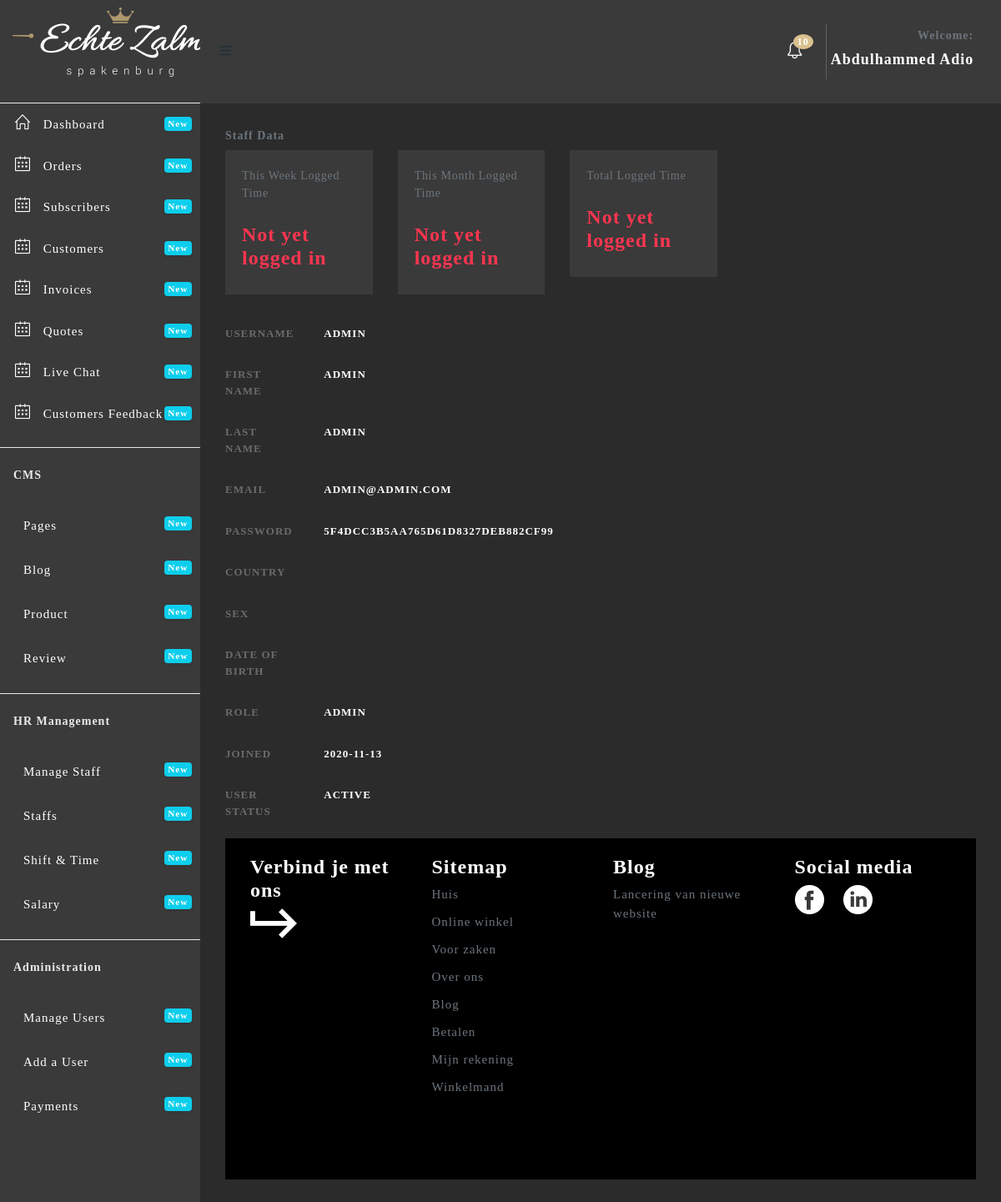
The app's page /admin/view-staff.php?sid=19 (signed in) with its own data.
### tables this page shows
CREATE TABLE `user_role_management` (
  `id` int(11) NOT NULL,
  `user_id` int(11) DEFAULT NULL,
  `menu_id` int(11) DEFAULT NULL,
  `status` tinyint(1) DEFAULT NULL
);

CREATE TABLE `menu` (
  `id` int(11) NOT NULL,
  `menu_name` varchar(255) DEFAULT NULL,
  `link` varchar(255) DEFAULT NULL,
  `icon_name` varchar(255) DEFAULT NULL,
  `level` int(2) NOT NULL
);

CREATE TABLE `users` (
  `id` int(11) NOT NULL,
  `fname` varchar(255) DEFAULT NULL,
  `lname` varchar(255) DEFAULT NULL,
  `username` varchar(255) DEFAULT NULL,
  `email` varchar(255) DEFAULT NULL,
  `password` varchar(255) DEFAULT NULL,
  `country` varchar(255) DEFAULT NULL,
  `sex` varchar(255) DEFAULT NULL,
  `dob` varchar(255) DEFAULT NULL,
  `joined` varchar(255) DEFAULT NULL,
  `role` varchar(255) DEFAULT NULL,
  `status` tinyint(1) DEFAULT NULL
);

### admin/view-staff.php (the view, shortened to what this page needs)
<?php include 'header.php';?>
<?php
if(isset($_GET['sid']) && $_GET['sid'] != ''){
include '../includes/connection.php';
    $id = $_GET['sid'];
    $queryWeek = $connect2db->query("SELECT SEC_TO_TIME(SUM(TIME_TO_SEC(time))) as timespent FROM tbl_activity WHERE user_id= '$id' AND YEARWEEK(date) = YEARWEEK(NOW()) ORDER BY `id` DESC");
    $wk = $queryWeek->fetch();
    $totalWeekLog = $wk->timespent;
    $queryMonth = $connect2db->query("SELECT SEC_TO_TIME(SUM(TIME_TO_SEC(time))) as timespent FROM tbl_activity WHERE user_id= '$id' AND MONTH(date) = MONTH(NOW()) ORDER BY `id` DESC");
    $mn = $queryMonth->fetch();
    $totalMonthLog = $mn->timespent;
    $twt = $connect2db->query("SELECT SEC_TO_TIME(SUM(TIME_TO_SEC(time))) as timespent FROM tbl_activity WHERE user_id= '$id' ORDER BY `id` DESC");
    $wholeTime = $twt->fetch();
    $wholeTimeLog = $wholeTime->timespent;
    $select = $connect2db->query("SELECT * FROM users WHERE id= '" . (int)$_GET['sid'] . "'");
    if($row = $select->fetch()){
    $username = $row->username;
    $firstName =$row->fname;
    $lastName= $row->lname;
    $email = $row->email;
    $password = $row->password;
    $country = $row->country;
    $sex = $row->sex;
    $dob = $row->dob;
    $role = $row->role;
    $joined = $row->joined;
    $status = $row->status;
  }
}
?>
  <div class="content-wrapper" style="background: #2B2B2B;">
    <div class="container-fluid">
    	<br><br><br>
    	<div class="row mt-3">
    		<div class="col-12 col-lg-8 col-xl-8">
           <h6 class="text-muted"> Staff Data </h6>
    			<div class="row">
    				<div class="col-12 col-lg-6 col-xl-4">
          <div class="card" style="background: #3A3A3A;">
            <div class="card-body">
              <div class="media">
              <div class="media-body text-left">
              	<span class="text-muted">This Week Logged Time</span>
                <h4 class="text-white"><?php if($totalWeekLog ==''){echo '<p class=text-danger>Not yet logged in</p>';}else{echo $totalWeekLog;}?></h4>
              </div>
            </div>
            </div>
          </div>
        </div>
         <div class="col-12 col-lg-6 col-xl-4">
          <div class="card" style="background: #3A3A3A;">
            <div class="card-body">
              <div class="media">
              <div class="media-body text-left">
              	<span class="text-muted">This Month Logged Time</span>
                <h4 class="text-white"><?php if($totalWeekLog ==''){echo '<p class=text-danger>Not yet logged in</p>';}else{echo $totalMonthLog;}?></h4>
              </div>
            </div>
            </div>
          </div>
        </div>
         <div class="col-12 col-lg-6 col-xl-4">
          <div class="card" style="background: #3A3A3A;">
            <div class="card-body">
              <div class="media">
              <div class="media-body text-left">
              	<span class="text-muted">Total Logged Time</span>
                <h4 class="text-white"><?php if($totalWeekLog ==''){echo '<p class=text-danger>Not yet logged in</p>';}else{echo $wholeTimeLog; }?></h4>
              </div>
            </div>
            </div>
          </div>
        </div>
<div class="container">
              <div class="form-group row">
                <label for="username" class="col-sm-2 col-form-label">Username</label>
                <div class="col-sm-10">
                  <label class="col-sm-10 text-white col-form-label"> <?php if(empty($username)){echo ' -- --';}else{echo $username; }?> </label>
                </div>
              </div>
              <div class="form-group row">
                <label for="firstName" class="col-sm-2 col-form-label">First Name</label>
                <div class="col-sm-10">
                  <label class="col-sm-10 text-white col-form-label"> <?php echo $firstName; ?> </label>
                </div>
              </div>
              <div class="form-group row">
                <label for="lastName" class="col-sm-2 col-form-label">Last Name</label>
                <div class="col-sm-10">
                  <label class="col-sm-10 text-white col-form-label"> <?php echo $lastName; ?> </label>
                </div>
              </div>
              <div class="form-group row">
                <label for="email" class="col-sm-2 col-form-label">Email</label>
                <div class="col-sm-10">
                  <label class="col-sm-10 text-white col-form-label"> <?php echo $email; ?></label>
                </div>
              </div>
              <div class="form-group row">
                <label for="firstName" class="col-sm-2 col-form-label">Password</label>
                <div class="col-sm-10">
                 <label class="col-sm-10 text-white col-form-label"> <?php echo $password; ?></label>
                </div>
              </div>
              <div class="form-group row">
                <label for="username" class="col-sm-2 col-form-label">Country</label>
                <div class="col-sm-10">
                  <label class="col-sm-10 text-white col-form-label"> <?php echo $country; ?> </label>
                </div>
              </div>
              <div class="form-group row">
                <label for="firstName" class="col-sm-2 col-form-label">Sex</label>
                <div class="col-sm-10">
                  <label class="col-sm-10 text-white col-form-label"> <?php echo $sex; ?> </label>
                </div>
              </div>
              <div class="form-group row">
                <label for="lastName" class="col-sm-2 col-form-label">Date of Birth</label>
                <div class="col-sm-10">
                  <label class="col-sm-10 text-white col-form-label"> <?php echo $dob; ?> </label>
                </div>
              </div>
              <div class="form-group row">
                <label for="email" class="col-sm-2 col-form-label">Role</label>
                <div class="col-sm-10">
                  <label class="col-sm-10 text-white col-form-label"> <?php echo $role; ?></label>
                </div>
              </div>
              <div class="form-group row">
                <label for="firstName" class="col-sm-2 col-form-label">Joined</label>
                <div class="col-sm-10">
                 <label class="col-sm-10 text-white col-form-label"> <?php echo $joined; ?></label>
                </div>
              </div>
              <div class="form-group row">
                <label for="firstName" class="col-sm-2 col-form-label">User Status </label>
                <div class="col-sm-10">
                  <label class="col-sm-10 text-white col-form-label"> <?php if($status ==1){echo 'Active';}else{echo 'Pending';} ?></label>
                </div>
              </div>
</div>
      	</div>
    </div>
   </div>
<?php include 'footer.php';?>

### admin/header.php (shortened to what this page needs)
<!DOCTYPE html>
<html lang="en">
<head>
  <link href="assets/plugins/fullcalendar/css/fullcalendar.min.css" rel='stylesheet'/>
  <link href="assets/plugins/bootstrap-datatable/css/dataTables.bootstrap4.min.css" rel="stylesheet" type="text/css">
  <link href="assets/plugins/bootstrap-datatable/css/buttons.bootstrap4.min.css" rel="stylesheet" type="text/css">
  <link href="assets/plugins/vectormap/jquery-jvectormap-2.0.2.css" rel="stylesheet" />
  <link href="assets/plugins/simplebar/css/simplebar.css" rel="stylesheet"/>
  <link href="assets/css/bootstrap.min.css" rel="stylesheet"/>
  <link href="assets/css/animate.css" rel="stylesheet" type="text/css"/>
  <link href="assets/css/icons.css" rel="stylesheet" type="text/css"/>
  <link href="assets/css/sidebar-menu.css" rel="stylesheet"/>
  <link href="assets/css/app-style.css" rel="stylesheet"/>
  <link href="assets/css/poppins.css" rel="stylesheet"/>
   <link href="assets/plugins/select2/css/select2.min.css" rel="stylesheet" />
  <link href="assets/plugins/switchery/css/switchery.min.css" rel="stylesheet" />
  <link href="assets/plugins/bootstrap-switch/bootstrap-switch.min.css" rel="stylesheet">
  <link rel="stylesheet" href="assets/plugins/summernote/dist/summernote-bs4.css"/>
  <link href="assets/plugins/dropzone/css/dropzone.css" rel="stylesheet" type="text/css">
  <link href="assets/plugins/simplebar/css/simplebar.css" rel="stylesheet"/>
</head>
<body style="background: #2B2B2B;">
 <div id="wrapper">
   <div id="sidebar-wrapper" data-simplebar="" data-simplebar-auto-hide="true" style="background: #3A3A3A; color: white;">
     <div class="brand-logo" style="height: 124px; display: table;">
      <a href="../index.php" style="display: table-cell;vertical-align: middle;padding-left:15px;">
       <img src="images/logo-white.png"  alt="logo icon">
     </a>
   </div>
   <ul class="sidebar-menu do-nicescrol">
    <?php
      if (!is_file('no_delete.php')) {
        echo "A file is Missing";
      }else{
        include'../includes/connection.php';
        $id = $_SESSION['id'];
        $getMenu = $connect2db->prepare("SELECT menu.menu_name,menu.link,menu.icon_name,menu.id,user_role_management.menu_id,user_role_management.user_id, menu.level FROM menu JOIN user_role_management ON menu.id =user_role_management.menu_id WHERE menu.level = 1 AND user_role_management.user_id = $id ");
        $getMenu->execute();
        while ($menu = $getMenu->fetch()) {?>
          <li>
        <a href="<?php echo $menu->link?>" class="waves-effect" style="color:#fff">
          <i class="<?php echo($menu->icon_name)?>"></i> <span><?php echo $menu->menu_name?></span>
          <small class="badge float-right badge-info">New</small>
        </a>
      </li>
        <?php }
      }
    ?>
      <hr class="mt-3">
      <li><h6 class="ml-3 text-light mb-4 mt-4">CMS</h6></li>
    <?php
      if (!is_file('no_delete.php')) {
        echo "A file is Missing";
      }else{
        include'../includes/connection.php';
        $id = $_SESSION['id'];
        $getMenu = $connect2db->prepare("SELECT menu.menu_name,menu.link,menu.icon_name,menu.id,user_role_management.menu_id,user_role_management.user_id, menu.level FROM menu JOIN user_role_management ON menu.id =user_role_management.menu_id WHERE menu.level = 2 AND user_role_management.user_id = $id ");
        $getMenu->execute();
        while ($menu = $getMenu->fetch()) {?>
          <li>
        <a href="<?php echo $menu->link?>" class="waves-effect" style="color:#fff">
          <i class="<?php echo($menu->icon_name)?>"></i> <span><?php echo $menu->menu_name?></span>
          <small class="badge float-right badge-info">New</small>
        </a>
      </li>
        <?php }
      }
    ?>
      <hr class="mt-3">
      <li><h6 class="ml-3 text-light mb-4 mt-4">HR Management</h6></li>
    <?php
      if (!is_file('no_delete.php')) {
        echo "A file is Missing";
      }else{
        include'../includes/connection.php';
        $id = $_SESSION['id'];
        $getMenu = $connect2db->prepare("SELECT menu.menu_name,menu.link,menu.icon_name,menu.id,user_role_management.menu_id,user_role_management.user_id, menu.level FROM menu JOIN user_role_management ON menu.id =user_role_management.menu_id WHERE menu.level = 3 AND user_role_management.user_id = $id ");
        $getMenu->execute();
        while ($menu = $getMenu->fetch()) {?>
          <li>
        <a href="<?php echo $menu->link?>" class="waves-effect" style="color:#fff">
          <i class="<?php echo($menu->icon_name)?>"></i> <span><?php echo $menu->menu_name?></span>
          <small class="badge float-right badge-info">New</small>
        </a>
      </li>
        <?php }
      }
    ?>
      <hr class="mt-3">
      <li><h6 class="ml-3 text-light mb-4 mt-4">Administration</h6></li>
    <?php
      if (!is_file('no_delete.php')) {
        echo "A file is Missing";
      }else{
        include'../includes/connection.php';
        $id = $_SESSION['id'];
        $getMenu = $connect2db->prepare("SELECT menu.menu_name,menu.link,menu.icon_name,menu.id,user_role_management.menu_id,user_role_management.user_id, menu.level FROM menu JOIN user_role_management ON menu.id =user_role_management.menu_id WHERE menu.level = 4 AND user_role_management.user_id = $id ");
        $getMenu->execute();
        while ($menu = $getMenu->fetch()) {?>
          <li>
        <a href="<?php echo $menu->link?>" class="waves-effect" style="color:#fff">
          <i class="<?php echo($menu->icon_name)?>"></i> <span><?php echo $menu->menu_name?></span>
          <small class="badge float-right badge-info">New</small>
        </a>
      </li>
        <?php }
      }
    ?>
      <br><br>
    </ul>
   </div>
<header class="topbar-nav" >
 <nav class="navbar navbar-expand fixed-top" style="height: 124px; background: #3A3A3A;">
  <ul class="navbar-nav mr-auto align-items-center">
    <li class="nav-item">
      <a class="nav-link toggle-menu" href="javascript:void();">
       <i class="icon-menu menu-icon"></i>
     </a>
    </li>
  </ul>
  <ul class="navbar-nav align-items-center right-nav-link">
    <li class="nav-item dropdown-lg">
      <a class="nav-link dropdown-toggle dropdown-toggle-nocaret waves-effect" data-toggle="dropdown" href="javascript:void();">
    <i class="icon-bell text-white"></i><span class="badge badge-up" style="background:#DAC08E; color: #fff;">10</span></a>
    </li>
    <li class="nav-item">
      <a class="nav-link dropdown-toggle dropdown-toggle-nocaret" data-toggle="dropdown" href="#">
        <div style="border-left: 1px solid rgba(255, 255, 255, 0.2);padding:5px;text-transform: capitalize; text-align: right;">
          <span class="user-profile">
            <h6 class="text-muted">Welcome:</h6>
            <h5 class="text-white"><?php echo $_SESSION['fullname'];?></h5>
          </span>
        </div>
      </a>
    </li>
  </ul>
</nav>
</header>

### admin/assets/css/sidebar-menu.css (style rules this page uses)
.sidebar-menu { list-style: none; margin: 0; padding: 0; background-color: transparent; }
.sidebar-menu>li { position: relative; margin: 0; padding: 0; }
.sidebar-menu>li>a { padding: 13px 5px 13px 15px; display: block; border-left: 3px solid transparent; color: #223035; font-size: 15px; }
.sidebar-menu>li .label, .sidebar-menu>li .badge { margin-top: 3px; margin-right: 5px; }
.sidebar-menu a { color: #b8c7ce; text-decoration: none; }

### records on screen
user_role_management: menu.menu_name "Dashboard"
user_role_management: menu.menu_name "Orders"
user_role_management: menu.menu_name "Subscribers"
user_role_management: menu.menu_name "Customers"
user_role_management: menu.menu_name "Invoices"
user_role_management: menu.menu_name "Quotes"
user_role_management: menu.menu_name "Live Chat"
user_role_management: menu.menu_name "Customers Feedback"
user_role_management: menu.menu_name "Pages"
user_role_management: menu.menu_name "Blog"
user_role_management: menu.menu_name "Product"
user_role_management: menu.menu_name "Review"
user_role_management: menu.menu_name "Manage Staff"
user_role_management: menu.menu_name "Staffs"
user_role_management: menu.menu_name "Shift & Time"
user_role_management: menu.menu_name "Salary"
user_role_management: menu.menu_name "Manage Users"
user_role_management: menu.menu_name "Add a User"
user_role_management: menu.menu_name "Payments"
users: username "ADMIN", fname "ADMIN", lname "ADMIN", email "ADMIN@ADMIN.COM", password "5F4DCC3B5AA765D61D8327DEB882CF99", role "ADMIN", joined "2020-11-13"

### other values on screen
$_SESSION['fullname'] "Abdulhammed Adio"
